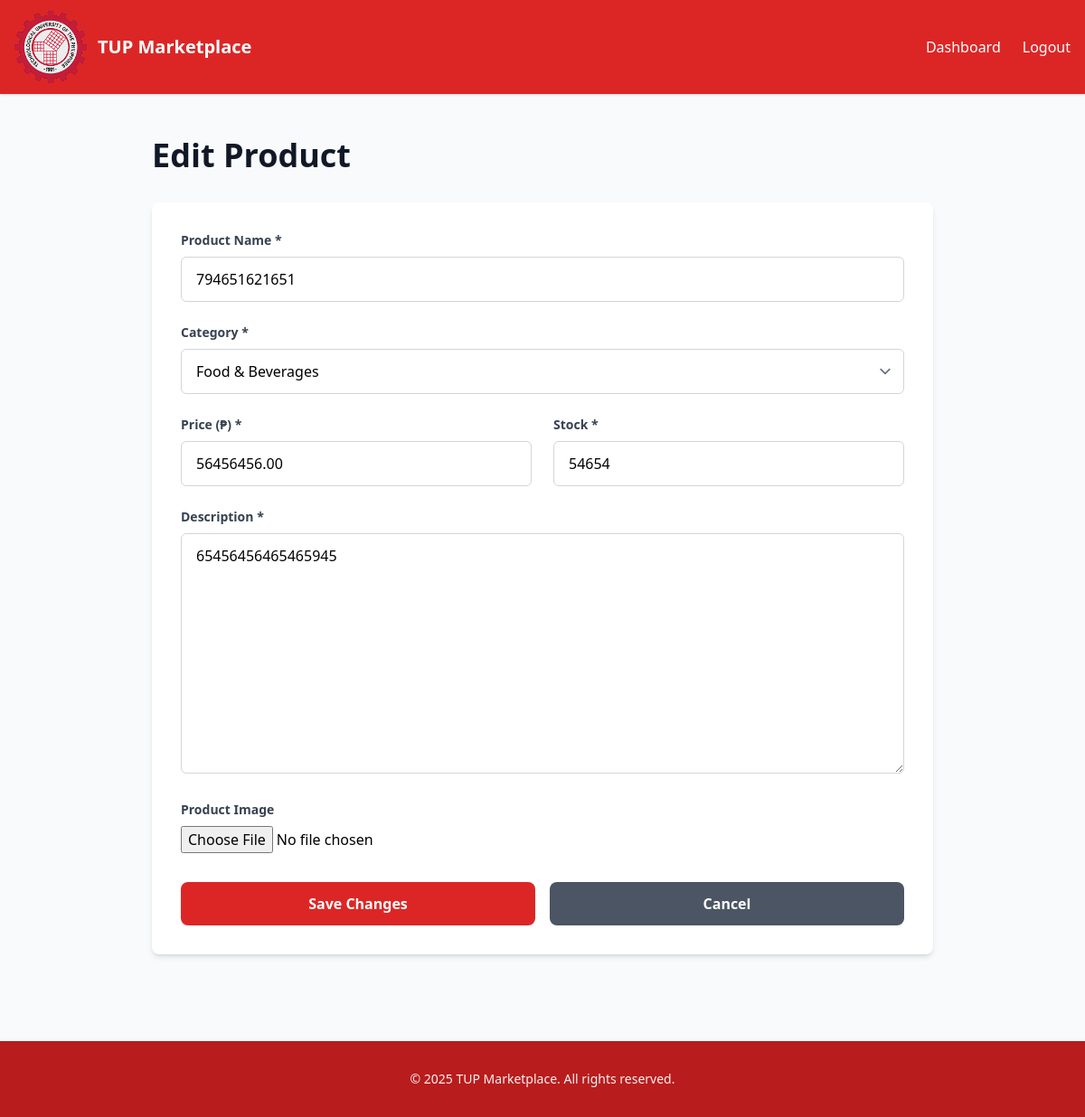
Screenshot of /seller/product/10/edit/ (signed in) with the database file from the repository.
### shop/models.py (models this page shows, shortened)
class Product(models.Model):
    name = models.CharField(max_length=200)
    description = models.TextField(blank=True)
    price = models.DecimalField(max_digits=10, decimal_places=2)
    stock = models.PositiveIntegerField(default=0)
    image = models.ImageField(upload_to='products/', blank=True, null=True)
    category = models.ForeignKey(Category, on_delete=models.CASCADE, related_name='products')
    seller = models.ForeignKey(User, on_delete=models.CASCADE, related_name='products')
    created_at = models.DateTimeField(auto_now_add=True)

### shop/views.py (the view)
# urls.py: path('seller/product/<int:product_id>/edit/', views.edit_product, name='edit_product'),
@login_required(login_url='login')
def edit_product(request, product_id):
    product = get_object_or_404(Product, id=product_id)
    if product.seller != request.user:
        messages.error(request, 'You can only edit your own products!')
        return redirect('seller_products')
    if request.method == 'POST':
        from .forms import ProductForm
        form = ProductForm(request.POST, request.FILES, instance=product)
        if form.is_valid():
            form.save()
            messages.success(request, f'{product.name} updated successfully!')
            return redirect('seller_products')
    else:
        from .forms import ProductForm
        form = ProductForm(instance=product)
    context = {
        'form': form,
        'product': product,
    }
    return render(request, 'shop/edit_product.html', context)

### shop/forms.py
class ProductForm(forms.ModelForm):
    class Meta:
        model = Product
        fields = ['name', 'description', 'price', 'stock', 'image', 'category']

### shop/models.py (called while the page is built)
    def __str__(self):
        return self.name

### shop/templates/shop/edit_product.html (shortened to what this page needs)
{% load static %}
<!DOCTYPE html>
<html lang="en">
<head>
  <link rel="stylesheet" href="{% static 'shop/css/styles.css' %}">
</head>
<body class="bg-gray-50">
  <header class="bg-red-600 text-white shadow">
    <div class="max-w-7xl mx-auto px-4 py-3 flex items-center justify-between gap-4">
      <div class="flex items-center gap-3">
        <a href="{% url 'homepage' %}" class="flex items-center gap-3 hover:opacity-80">
          <img src="{% static 'shop/images/logo.png' %}" alt="Logo" class="h-20 w-auto">
          <h1 class="text-xl font-bold hidden sm:block">TUP Marketplace</h1>
        </a>
      </div>
      <nav class="hidden lg:flex gap-6">
        <a href="{% url 'seller_dashboard' %}" class="hover:text-gray-300">Dashboard</a>
        <a href="{% url 'logout' %}" class="hover:text-gray-300">Logout</a>
      </nav>
    </div>
  </header>
  <main class="max-w-4xl mx-auto px-4 py-12">
    <h1 class="text-4xl font-bold text-gray-900 mb-8">Edit Product</h1>
    <form method="post" enctype="multipart/form-data" class="bg-white rounded-lg shadow-md p-8">
      <div class="mb-6">
        <label class="block text-sm font-semibold text-gray-700 mb-2">Product Name *</label>
        {{ form.name }}
      </div>
      <div class="mb-6">
        <label class="block text-sm font-semibold text-gray-700 mb-2">Category *</label>
        {{ form.category }}
      </div>
      <div class="grid grid-cols-1 md:grid-cols-2 gap-6 mb-6">
        <div>
          <label class="block text-sm font-semibold text-gray-700 mb-2">Price (₱) *</label>
          {{ form.price }}
        </div>
        <div>
          <label class="block text-sm font-semibold text-gray-700 mb-2">Stock *</label>
          {{ form.stock }}
        </div>
      </div>
      <div class="mb-6">
        <label class="block text-sm font-semibold text-gray-700 mb-2">Description *</label>
        {{ form.description }}
      </div>
      <div class="mb-8">
        <label class="block text-sm font-semibold text-gray-700 mb-2">Product Image</label>
        {{ form.image }}
      </div>
      <div class="flex gap-4">
        <button type="submit" class="flex-1 bg-red-600 text-white font-bold py-3 rounded-lg hover:bg-red-700 transition">
          Save Changes
        </button>
        <a href="{% url 'seller_products' %}" class="flex-1 text-center bg-gray-600 text-white font-bold py-3 rounded-lg hover:bg-gray-700">
          Cancel
        </a>
      </div>
    </form>
  </main>
  <footer class="bg-red-700 text-gray-100 py-8 mt-12">
    <p class="text-center text-sm">© 2025 TUP Marketplace. All rights reserved.</p>
  </footer>
</body>
</html>

### shop/templates/shop/edit_product.html (style rules this page uses)
input[type="text"], input[type="number"], input[type="decimal"], select, textarea { width: 100%; padding: 0.75rem 1rem; border: 1px solid #d1d5db; border-radius: 0.375rem; font-size: 1rem; }

### rows the page displays
Product: name "794651621651", category "Food & Beverages", price "56456456.00", stock "54654", description "65456456465465945"
